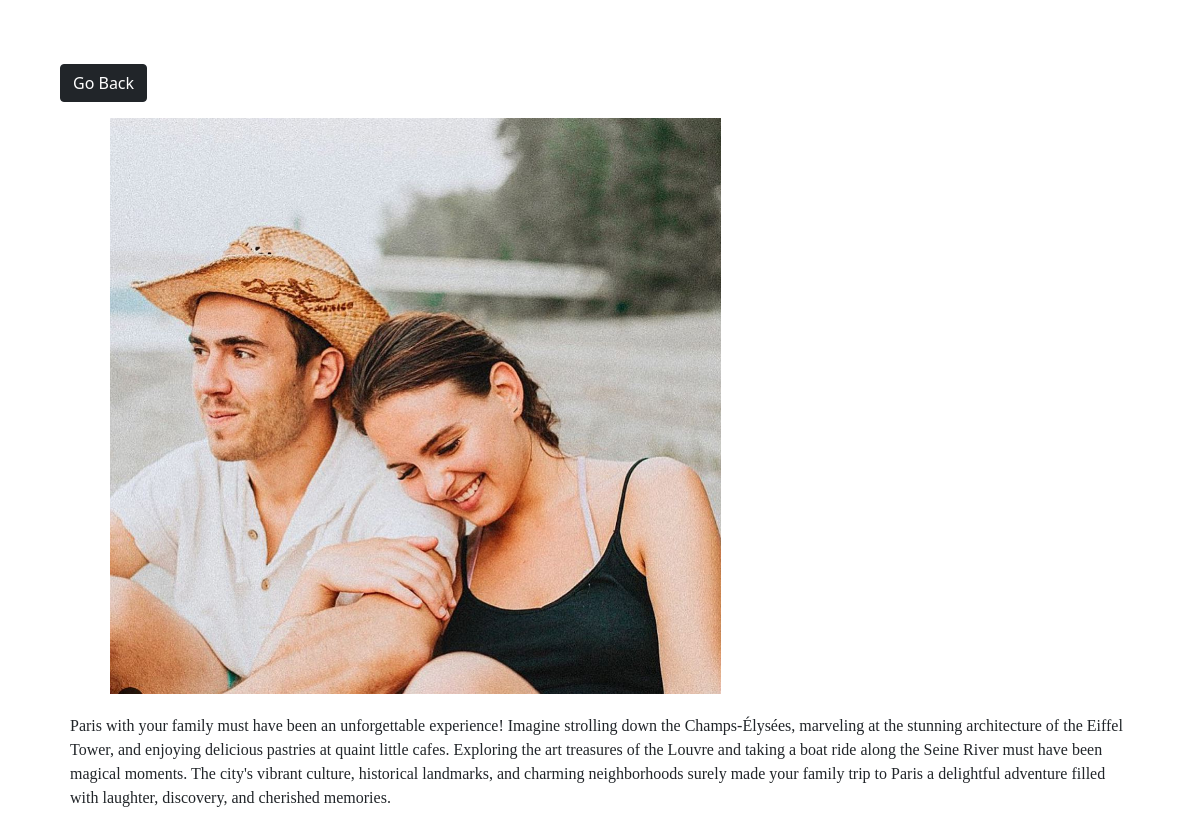
The app's page /photo/7/ with its own data.
### photos/models.py (models this page shows, shortened)
class Photo(models.Model):
    category = models.ForeignKey(Category, on_delete=models.SET_NULL, null=True, blank=True)
    image = models.ImageField(null=False, blank=False)
    description = models.TextField()

### photos/views.py (the view)
# urls.py: path('photo/<str:pk>/', views.viewPhoto, name='photo'),
def viewPhoto(request, pk):
    photo = Photo.objects.get(id=pk)
    return render(request, 'photos/photo.html', {'photo': photo})

### photos/templates/photos/photo.html (shortened to what this page needs)
<!DOCTYPE html>
<html>
<head>
    <link href="https://cdn.jsdelivr.net/npm/bootstrap@5.0.0-beta1/dist/css/bootstrap.min.css" rel="stylesheet"
>
</head>
<body class="m-5">
    <div class="container">
        <div class="row justify-content-center">
            <div class="col">
                <a href="{% url 'gallery' %}" class="btn btn-dark my-3">Go Back</a>
                <div style="height: 90vh;">
                    <img style="max-width: 70%; max-height: 80%; margin-left:50px;" src="{{photo.image.url}}">
                    <p style="margin:20px 10px;font-family: 'Amatic SC', cursive;">{{photo.description}}</p>
                </div>
            </div>
        </div>
    </div>
</body>
</html>

### records on screen
Photo: image (picture), description "Paris with your family must have been an unforgettable experience! Imagine strolling down the Champs-Élysées, marveling at the stunning architecture of the Eiffel Tower, and enjoying delicious pastries at quaint little cafes. Exploring the art treasures of the Louvre and taking a boat ride along the Seine River must have been magical moments. The city's vibrant culture, historical landmarks, and charming neighborhoods surely made your family trip to Paris a delightful adventure filled with laughter, discovery, and cherished memories."
